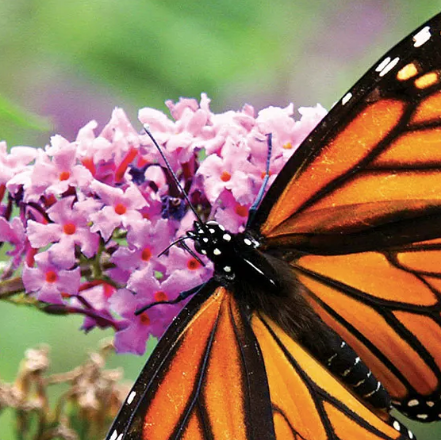
#> input picture image/butterfly_hr.png, 441 x 440 px
$ jupyter execute --allow-errors increase_resolution.ipynb
#> lines starting #> are read from the running program, lines starting #| are printed output that depends on the picture
[cell 1]
# import library
import cv2
import matplotlib.pyplot as plt
from math import log10, sqrt
import numpy as np

#### Load image

[cell 2]
# Load High resolution image
hr_img = cv2.imread("image/butterfly_hr.png")
#> hr_img is the input picture: shape (440, 441, 3); mean B, G, R 92.8, 115.3, 147.9
hr_img = cv2.resize(hr_img, (hr_img.shape[0],hr_img.shape[0]))
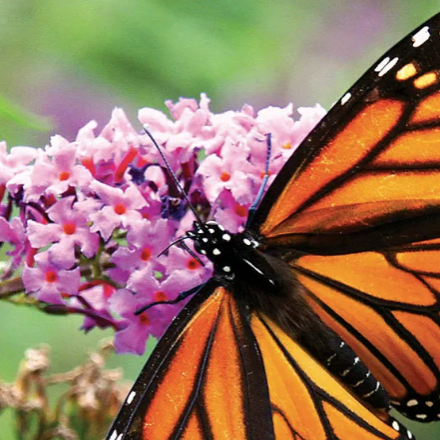
#> hr_img: shape (440, 440, 3); mean B, G, R 92.8, 115.3, 147.9

# Show High resolution image in RGB
plt.imshow(hr_img[:,:,::-1])

# Print image shape
print(hr_img.shape)
#| (440, 440, 3)

[cell 3]
# Create low resolution image
# Percent of original size
scale_percent = 25
width = int(hr_img.shape[1] * scale_percent / 100)
#> width = 110
height = int(hr_img.shape[0] * scale_percent / 100)
#> height = 110
dim = (width, height)
#> dim = (110, 110)

# Resized image
lr_img = cv2.resize(hr_img, dim)
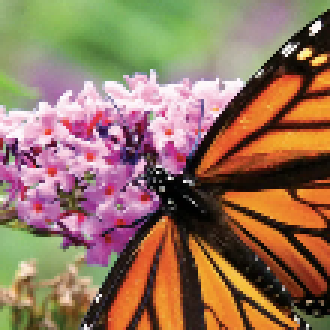
#> lr_img: shape (110, 110, 3) (shown 3 times larger); mean B, G, R 92.8, 115.4, 148

# Show low resolution image
plt.imshow(lr_img[:,:,::-1])

# Print image shape
print(lr_img.shape)
#| (110, 110, 3)

#### Upscale low resolution image

1. EDSR method (Enhanced deep super-resolution network)

[cell 4]
# EDSR method
# Instantiate model
sr = cv2.dnn_superres.DnnSuperResImpl_create()

# Get EDSR model path
# EDSR_x4.pb for x4 upscaling, EDSR_x2.pb for x2 upscaling
path = "EDSR_x4.pb"

# Read model from input path
#> (the rest of this cell did not finish here and is left out)

2. Resize method from opencv library

[cell 5]
# Opencv resize method
# Resized image with opencv
resize_img = cv2.resize(lr_img,dsize=None,fx=4,fy=4)
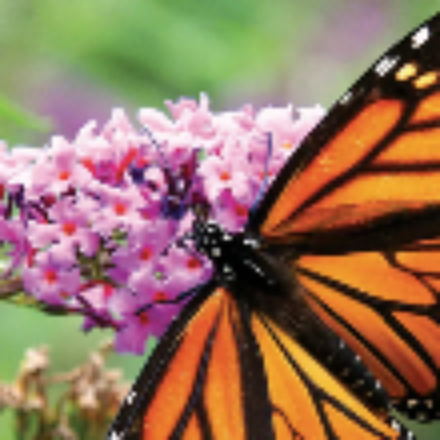
#> resize_img: shape (440, 440, 3); mean B, G, R 92.7, 115.3, 147.9

# OpenCV upscaled
plt.imshow(resize_img[:,:,::-1])

$ run again, with image/butterfly.png copied over image/butterfly_hr.png
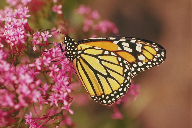
#> input picture image/butterfly.png, 192 x 128 px
#> hr_img is the input picture: shape (128, 192, 3); mean B, G, R 75.2, 93.1, 143.7
#> `hr_img = cv2.resize(hr_img, (hr_img.shape[0],hr_img.shape[0]))`:
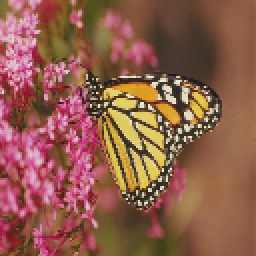
#> hr_img: shape (128, 128, 3) (shown 2 times larger); mean B, G, R 75.3, 93.3, 143.8
#| (128, 128, 3)
#| (32, 32, 3)
#> `resize_img = cv2.resize(lr_img,dsize=None,fx=4,fy=4)`:
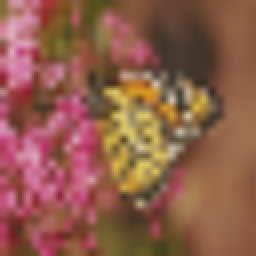
#> resize_img: shape (128, 128, 3) (shown 2 times larger); mean B, G, R 74.8, 93, 143.5

$ run again, with image/flower_hr.jpg saved as image/butterfly_hr.png
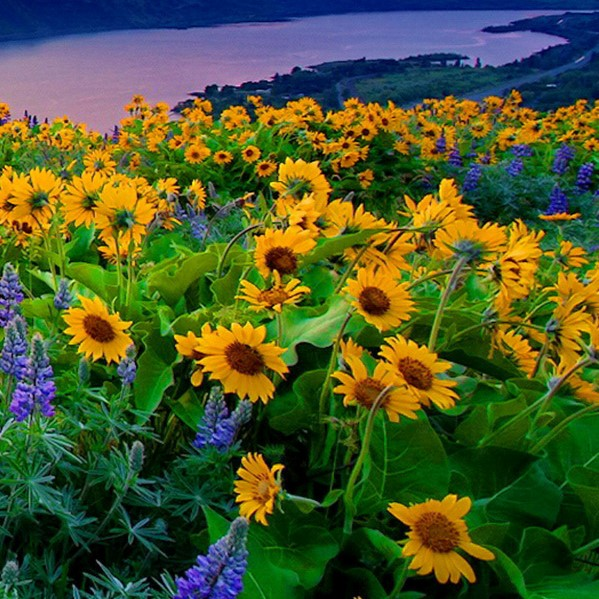
#> input picture image/flower_hr.jpg, 599 x 599 px
#> hr_img is the input picture: shape (599, 599, 3); mean B, G, R 44.4, 88.5, 75.7
#| (599, 599, 3)
#> `lr_img = cv2.resize(hr_img, dim)`:
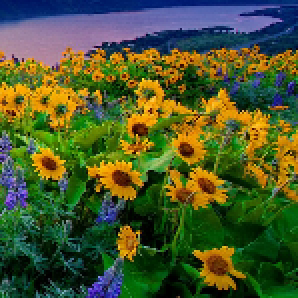
#> lr_img: shape (149, 149, 3) (shown 2 times larger); mean B, G, R 44.3, 88.4, 75.6
#| (149, 149, 3)
#> `resize_img = cv2.resize(lr_img,dsize=None,fx=4,fy=4)`:
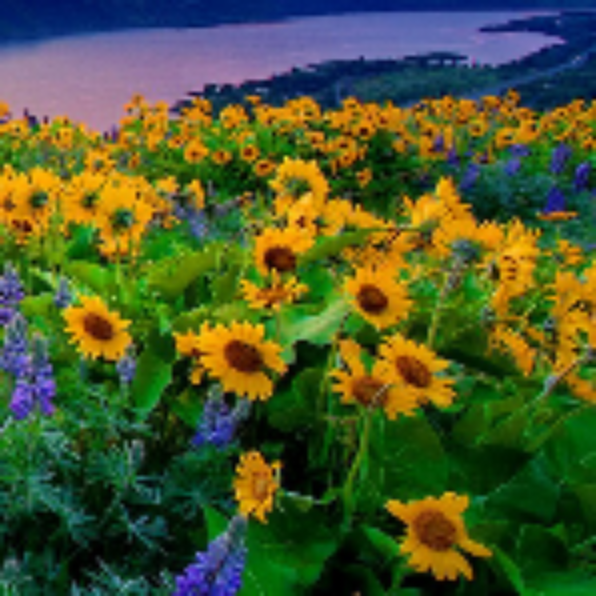
#> resize_img: shape (596, 596, 3); mean B, G, R 44.2, 88.3, 75.5
